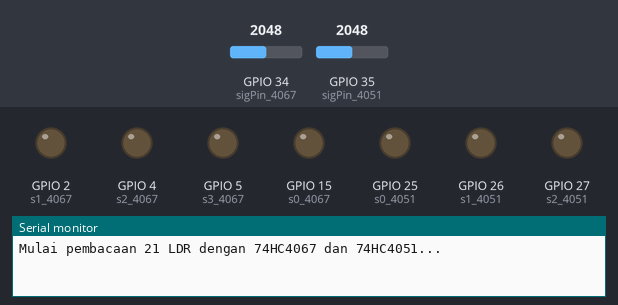
This sketch was run on a simulated ESP32. Shown: output pins drawn as LEDs (lit = HIGH), the last lines printed to the serial monitor. Inputs (shaded band) come from the test bench; at power-on: GPIO 34 (sigPin_4067) = 2048, GPIO 35 (sigPin_4051) = 2048.

Above: at 0.1 s.
At 3.1 s:
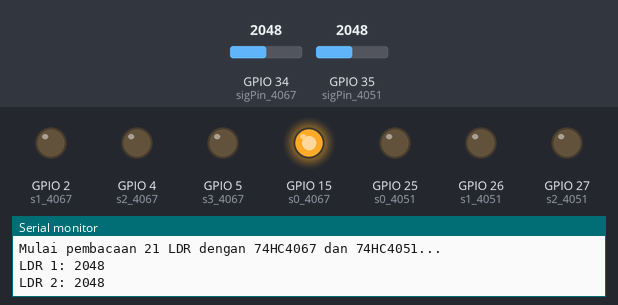
At 11.1 s:
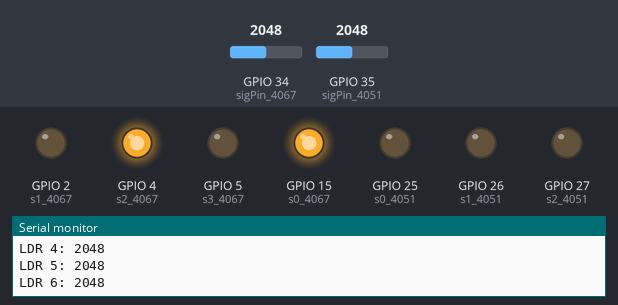
At 19.1 s:
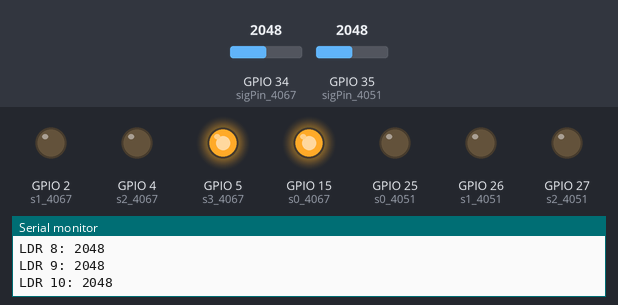
At 27.1 s:
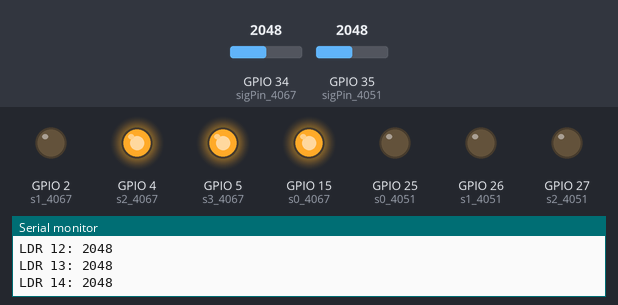
At 37.1 s:
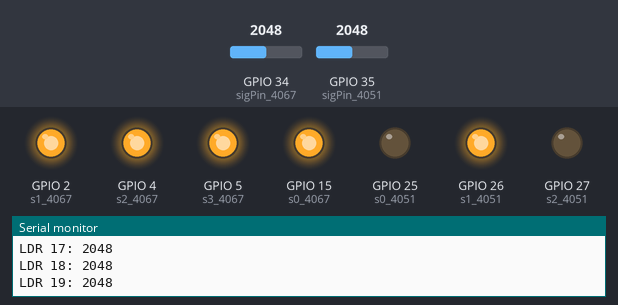
Timing chart, 0 to 40.0 s (numbered marks = the images above):
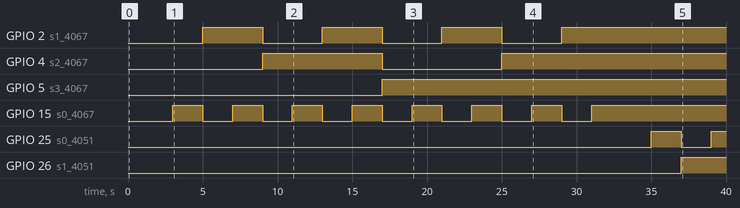

Measured:
- by itself, GPIO 2 (s1_4067): alternates HIGH for 4.0 s and LOW for 4.0 s, 7 changes in all, then stays HIGH
- by itself, GPIO 4 (s2_4067): LOW → HIGH at 9.0 s, → LOW 8.0 s later, → HIGH 8.0 s later
- by itself, GPIO 5 (s3_4067): LOW → HIGH at 17.0 s
- by itself, GPIO 15 (s0_4067): alternates HIGH for 2.0 s and LOW for 2.0 s, 15 changes in all, then stays HIGH
- by itself, GPIO 25 (s0_4051): LOW → HIGH at 35.0 s, → LOW 2.0 s later, → HIGH 2.0 s later
- by itself, GPIO 26 (s1_4051): LOW → HIGH at 37.0 s

The sketch:

LDR_Sensor_Test.ino
```cpp
// Definisi pin untuk multiplexer 74HC4067
const int s0_4067 = 15; // Pin kontrol S0 untuk 74HC4067
const int s1_4067 = 2;  // Pin kontrol S1 untuk 74HC4067
const int s2_4067 = 4;  // Pin kontrol S2 untuk 74HC4067
const int s3_4067 = 5;  // Pin kontrol S3 untuk 74HC4067
const int sigPin_4067 = 34; // Pin analog untuk membaca output SIG 74HC4067

// Definisi pin untuk multiplexer 74HC4051
const int s0_4051 = 25; // Pin kontrol S0 untuk 74HC4051
const int s1_4051 = 26; // Pin kontrol S1 untuk 74HC4051
const int s2_4051 = 27; // Pin kontrol S2 untuk 74HC4051
const int sigPin_4051 = 35; // Pin analog untuk membaca output SIG 74HC4051

// Array untuk menyimpan nilai ADC dari 21 saluran
int ldrValues[21];

void setup() {
  Serial.begin(115200); // Inisialisasi Serial Monitor

  // Set pin kontrol 74HC4067 sebagai output
  pinMode(s0_4067, OUTPUT);
  pinMode(s1_4067, OUTPUT);
  pinMode(s2_4067, OUTPUT);
  pinMode(s3_4067, OUTPUT);

  // Set pin kontrol 74HC4051 sebagai output
  pinMode(s0_4051, OUTPUT);
  pinMode(s1_4051, OUTPUT);
  pinMode(s2_4051, OUTPUT);

  // Inisialisasi pin SIG sebagai input
  pinMode(sigPin_4067, INPUT);
  pinMode(sigPin_4051, INPUT);

  Serial.println("Mulai pembacaan 21 LDR dengan 74HC4067 dan 74HC4051...");
  delay(1000);
}

void loop() {
  // Baca 16 saluran dari 74HC4067 (indeks 0-15)
  for (int i = 0; i < 16; i++) {
    // Pilih saluran dengan kombinasi bit
    digitalWrite(s0_4067, (i & 0x01) ? HIGH : LOW); // Bit 0
    digitalWrite(s1_4067, (i & 0x02) ? HIGH : LOW); // Bit 1
    digitalWrite(s2_4067, (i & 0x04) ? HIGH : LOW); // Bit 2
    digitalWrite(s3_4067, (i & 0x08) ? HIGH : LOW); // Bit 3

    // Baca nilai analog dari pin SIG 74HC4067
    ldrValues[i] = analogRead(sigPin_4067);

    // Tampilkan hasil di Serial Monitor
    Serial.print("LDR ");
    Serial.print(i + 1); // Mulai dari LDR 1 hingga LDR 16
    Serial.print(": ");
    Serial.println(ldrValues[i]);

    delay(2000); // Penundaan kecil untuk stabilitas
  }

  // Baca 5 saluran dari 74HC4051 (indeks 16-20)
  for (int i = 0; i < 5; i++) {
    int channel = i; // Gunakan indeks 0-4 untuk 74HC4051 (hanya 5 saluran dari 8)
    // Pilih saluran dengan kombinasi bit
    digitalWrite(s0_4051, (channel & 0x01) ? HIGH : LOW); // Bit 0
    digitalWrite(s1_4051, (channel & 0x02) ? HIGH : LOW); // Bit 1
    digitalWrite(s2_4051, (channel & 0x04) ? HIGH : LOW); // Bit 2

    // Baca nilai analog dari pin SIG 74HC4051
    ldrValues[i + 16] = analogRead(sigPin_4051);

    // Tampilkan hasil di Serial Monitor
    Serial.print("LDR ");
    Serial.print(i + 17); // Mulai dari LDR 17 hingga LDR 21
    Serial.print(": ");
    Serial.println(ldrValues[i + 16]);

    delay(2000); // Penundaan kecil untuk stabilitas
  }

  Serial.println("------------------------");
  delay(1500); // Tunggu 1 detik sebelum pembacaan berikutnya
}

// Fungsi untuk mengatur saluran multiplexer (opsional, sudah digantikan oleh logika di loop)
void setChannel4067(int channel) {
  digitalWrite(s0_4067, (channel & 0x01) ? HIGH : LOW);
  digitalWrite(s1_4067, (channel & 0x02) ? HIGH : LOW);

  digitalWrite(s2_4067, (channel & 0x04) ? HIGH : LOW);
  digitalWrite(s3_4067, (channel & 0x08) ? HIGH : LOW);
}

void setChannel4051(int channel) {
  digitalWrite(s0_4051, (channel & 0x01) ? HIGH : LOW);
  digitalWrite(s1_4051, (channel & 0x02) ? HIGH : LOW);
  digitalWrite(s2_4051, (channel & 0x04) ? HIGH : LOW);
}
```
